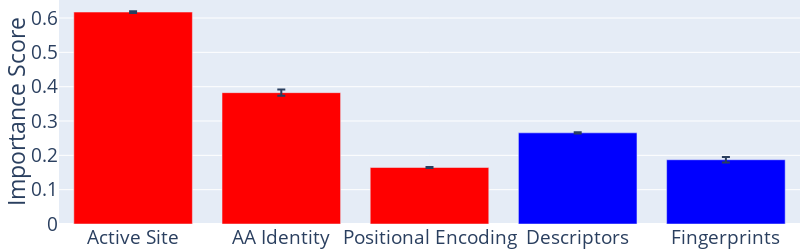
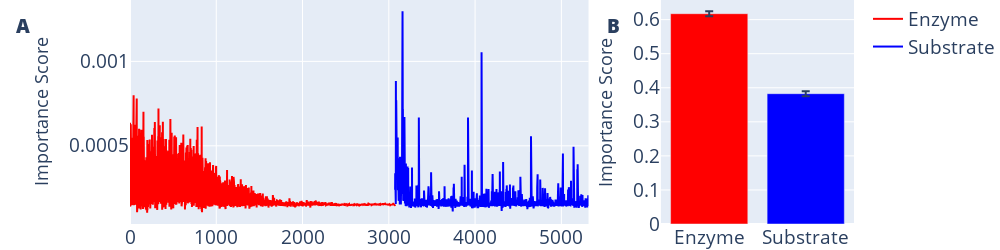

Notebook source saved alongside these figures, in order:
### Code cell
from model import Network
from hyperparameters import hyperparameters
device = ("cpu", "cuda")[torch.cuda.is_available()]
net = Network(
    hidden_dim1=hyperparameters["hidden_dim1"], 
    hidden_dim2=hyperparameters["hidden_dim2"], 
    hidden_dim3=hyperparameters["hidden_dim3"], 
    dropout1=hyperparameters["dropout1"], 
    dropout2=hyperparameters["dropout2"]
).to(device)
params = torch.load(f"../data/models/conditioned_bs_full_features/1_fold_model.pth")["model_state_dict"]
net.load_state_dict(params)
gated_layer = net.net[0].gate.weight.data.sum(dim=0).softmax(dim=0).detach().cpu()

# contribution of each feature group:
res_feats = 1024*3 # each residue described by 3 features

fig = go.Figure(data=[
    go.Scatter(
        x=list(range(res_feats)), 
        y=gated_layer[:res_feats],
        line={
            "color": "red"
        },
        name="Enzyme"
    ),
    go.Scatter(
        x=list(range(res_feats, gated_layer.shape[0])), 
        y=gated_layer[res_feats:],
        line={
            "color": "blue"
        },
        name="Substrate"
    ),
])
fig.write_image("../figures/weight_contributions_scatter.jpg", width=1200, height=500)
hist_fig = copy(fig)

bs_weights = []
aa_weights = []
seqid_weights = []
protein_weights = []

descriptors_weights = []
fingerprint_weights = []
molecule_weights = []

model_files = glob.glob("../data/models/conditioned_bs_full_features/*_fold_model.pth")
for model_file in model_files:
    params = torch.load(model_file)["model_state_dict"]
    net.load_state_dict(params)
    gated_layer = net.net[0].gate.weight.data.sum(dim=0).softmax(dim=0).detach().cpu()

    bs_weight = gated_layer[1:res_feats:3].sum()
    aa_weight = gated_layer[0:res_feats:3].sum()
    seqid_weight = gated_layer[2:res_feats:3].sum()
    descriptors_weight = gated_layer[res_feats:res_feats+196].sum()
    fingerprint_weight = gated_layer[-2048:].sum()

    bs_weights.append(bs_weight)
    aa_weights.append(aa_weight)
    seqid_weights.append(seqid_weight)
    protein_weights.append(bs_weight + aa_weight + seqid_weight)

    descriptors_weights.append(descriptors_weight)
    fingerprint_weights.append(fingerprint_weight)
    molecule_weights.append(descriptors_weight + fingerprint_weight)

bs_weights = torch.tensor(bs_weights)
aa_weights = torch.tensor(aa_weights)
seqid_weights = torch.tensor(seqid_weights)
protein_weights = torch.tensor(protein_weights)
descriptors_weights = torch.tensor(descriptors_weights)
fingerprint_weights = torch.tensor(fingerprint_weights)
molecule_weights = torch.tensor(molecule_weights)
weights_mean_main = [
    protein_weights.mean(),
    molecule_weights.mean(),
]
weights_std_main = [
    protein_weights.std(),
    molecule_weights.std(),
]
weights_mean_supp = [
    protein_weights.mean(),
    molecule_weights.mean(),
    bs_weights.mean(),
    aa_weights.mean(),
    seqid_weights.mean(),
    descriptors_weights.mean(),
    fingerprint_weights.mean(),
]
weights_std_supp = [
    bs_weights.std(),
    aa_weights.std(),
    seqid_weights.std(),
    descriptors_weights.std(),
    fingerprint_weights.std(),
]

fig = go.Figure(data=[
    go.Bar(
        x=[
            "Enzyme",
            "Substrate",
        ],
        y=weights_mean_main,
        error_y={
            "type":"data",
            "array": weights_std_main,
            "visible": True
        },
        marker_color = ["red", "blue"]
    )
])
fig.write_image("../figures/weight_contributions_bar.jpg", width=1200, height=500)
bar_fig = copy(fig)
print("Sanity check:", protein_weights + molecule_weights)

# make supp figure:
fig = go.Figure(data=[
    go.Bar(
        x=[
            "Active Site",
            "AA Identity",
            "Positional Encoding",
            "Descriptors",
            "Fingerprints"
        ],
        y=weights_mean_supp,
        error_y={
            "type":"data",
            "array": weights_std_supp,
            "visible": True
        },
        marker_color = ["red", "red", "red", "blue", "blue"]
    )
])
fig.update_layout(
    margin=dict(t=0,b=0,r=0,l=0),
    font=dict(size=19),
    height=250,
    width=800
)
fig.update_yaxes(title={"text": "Importance Score"})
fig.show()
fig.write_image("../figures/supp_fig_4.jpg", width=800, height=250)
fig = make_subplots(
    rows=1, cols=3,
    horizontal_spacing=.1,
    specs=[
        [{"colspan": 2}, None, {}]
    ]
)
for trace in hist_fig.data:
    trace.legendgroup="group1"
    fig.add_trace(trace, row=1, col=1)
    
for trace in bar_fig.data:
    trace.showlegend=False
    fig.add_trace(trace, row=1, col=3)
fig.update_yaxes(title={"text": "Importance Score","font": {"size": 18}},)
fig.add_annotation(
    x=-.16,
    y=.95,
    showarrow=False,
    yref="paper",
    xref="paper",
    text="A",
    align="center",
    font={"weight": 800}
)
fig.add_annotation(
    x=0.68,
    y=.95,
    showarrow=False,
    yref="paper",
    xref="paper",
    text="B",
    align="center",
    font={"weight": 800}
)
fig.update_layout(
    margin=dict(t=0,b=0,r=0,l=130),
    font=dict(size=19),
    height=250,
    width=1000
)
fig.show()
fig.write_image("../figures/figure_6.jpg", width=1000, height=250)

### Figure 1 — Plotly figure (JSON) as saved in the notebook; plotly's stock layout.template omitted (floating-point values rounded to 4 significant figures)
{"data": [{"error_y": {"array": [0.002525, 0.009066, 0.001591, 0.001905, 0.007951], "type": "data", "visible": true}, "marker": {"color": ["red", "red", "red", "blue", "blue"]}, "type": "bar", "x": ["Active Site", "AA Identity", "Positional Encoding", "Descriptors", "Fingerprints"], "y": [0.6174, 0.3826, 0.1646, 0.2656, 0.1872, 0.0556, 0.327]}], "layout": {"font": {"size": 19}, "height": 250, "margin": {"b": 0, "l": 0, "r": 0, "t": 0}, "width": 800, "yaxis": {"title": {"text": "Importance Score"}}}}

### Figure 2 — Plotly figure (JSON) as saved in the notebook; plotly's stock layout.template omitted (floating-point values rounded to 4 significant figures; data arrays with more than 128 entries replaced by an {"elided": "..."} marker saying what was removed)
{"data": [{"legendgroup": "group1", "line": {"color": "red"}, "name": "Enzyme", "type": "scatter", "x": {"elided": "3072 int values"}, "xaxis": "x", "y": {"elided": "3072 float values"}, "yaxis": "y"}, {"legendgroup": "group1", "line": {"color": "blue"}, "name": "Substrate", "type": "scatter", "x": {"elided": "2244 int values"}, "xaxis": "x", "y": {"elided": "2244 float values"}, "yaxis": "y"}, {"error_y": {"array": [0.007307, 0.007307], "type": "data", "visible": true}, "marker": {"color": ["red", "blue"]}, "showlegend": false, "type": "bar", "x": ["Enzyme", "Substrate"], "xaxis": "x2", "y": [0.6174, 0.3826], "yaxis": "y2"}], "layout": {"annotations": [{"align": "center", "font": {"weight": 800}, "showarrow": false, "text": "A", "x": -0.16, "xref": "paper", "y": 0.95, "yref": "paper"}, {"align": "center", "font": {"weight": 800}, "showarrow": false, "text": "B", "x": 0.68, "xref": "paper", "y": 0.95, "yref": "paper"}], "font": {"size": 19}, "height": 250, "margin": {"b": 0, "l": 130, "r": 0, "t": 0}, "width": 1000, "xaxis": {"anchor": "y", "domain": [0, 0.6333]}, "xaxis2": {"anchor": "y2", "domain": [0.7333, 1]}, "yaxis": {"anchor": "x", "domain": [0, 1], "title": {"font": {"size": 18}, "text": "Importance Score"}}, "yaxis2": {"anchor": "x2", "domain": [0, 1], "title": {"font": {"size": 18}, "text": "Importance Score"}}}}
